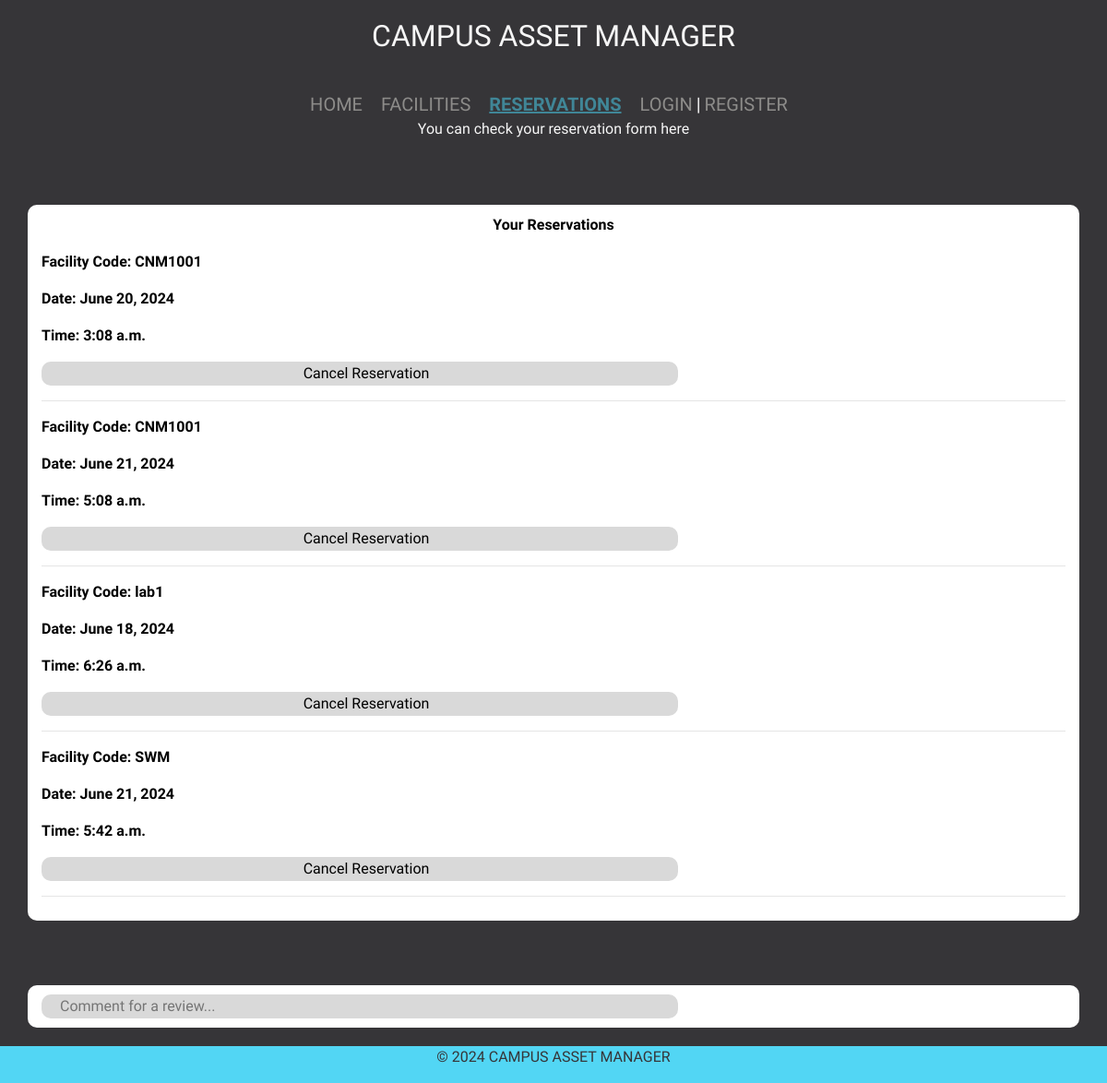
/reservations/, run on an earlier commit of the app's database.
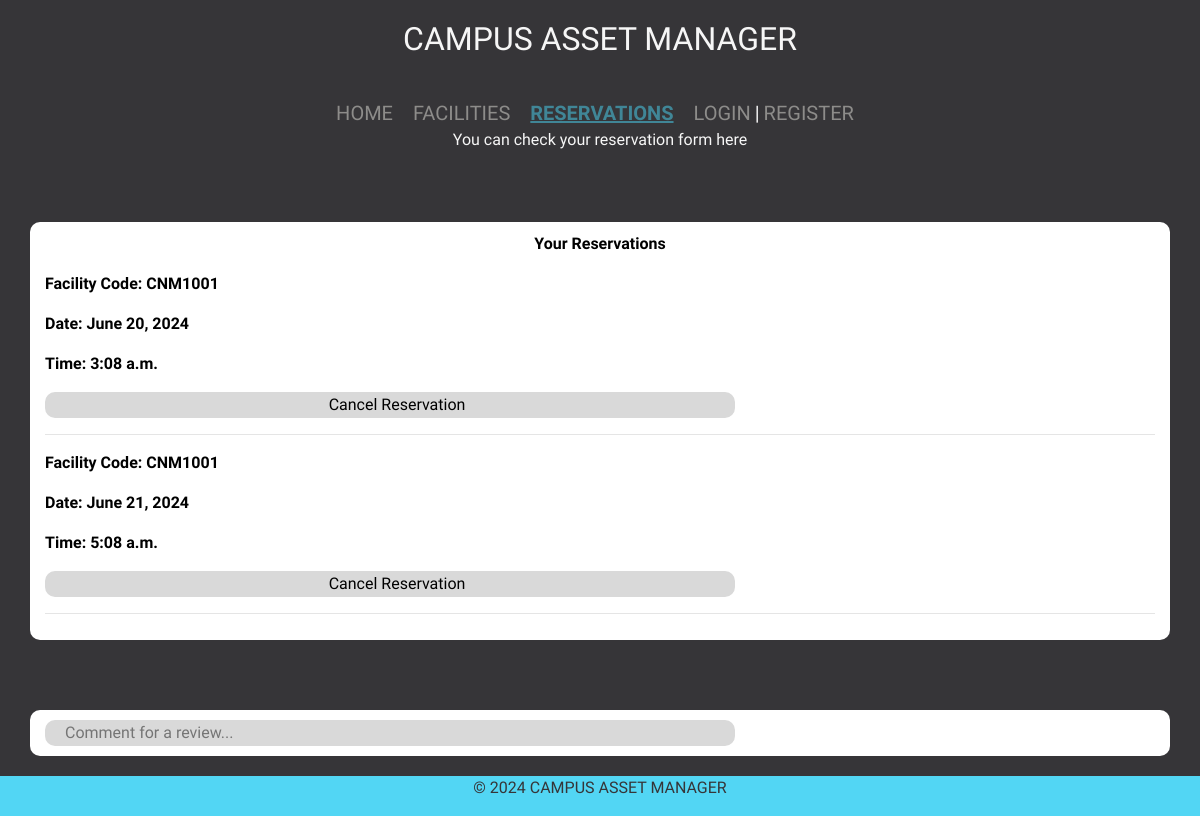
And on a later commit of the database.
### main/models.py (models this page shows, shortened)
class Reservation(models.Model):
    class_code = models.CharField(max_length=10, default='')
    date = models.DateField()
    time = models.TimeField()
    guests = models.IntegerField()
    special_requests = models.TextField(blank=True)
    is_cancelled = models.BooleanField(default=False)

### main/views.py (the view)
# urls.py: path('reservations/', views.reservations, name='reservations'),
def reservations(request):
    if request.method == 'POST':
        form = ReservationForm(request.POST)
        if form.is_valid():
            form.save()
            return redirect('reservations')
    else:
        form = ReservationForm()
    reservations = Reservation.objects.all()
    return render(request, 'main/reservations.html', {'form': form, 'reservations': reservations})

### main/forms.py
class ReservationForm(forms.ModelForm):
    class Meta:
        model = Reservation
        fields = ['class_code', 'date', 'time', 'guests', 'special_requests']

### main/templates/main/reservations.html (shortened to what this page needs)
{% extends 'main/base.html' %}
{% load static %}
{% block content %}
<head>
    <link rel="stylesheet" href="{% static 'css/reservations.css' %}">
</head>
<body>
    <p class="fun">You can check your reservation form here</p>
    <div class="container">
        <div>
            <p style="text-align: center;">Your Reservations</p>
            {% for reservation in reservations %}
            <p><strong>Facility Code:</strong> {{ reservation.class_code }}</p>
            <p><strong>Date:</strong> {{ reservation.date }}</p>
            <p><strong>Time:</strong> {{ reservation.time }}</p>
            {% if not reservation.is_cancelled %}
            <form action="{% url 'cancel_reservation' reservation.pk %}" method="post">
                <input type="submit" value="Cancel Reservation">
            </form>
            {% else %}
            <p><strong>Status:</strong> Cancelled</p>
            {% endif %}
            <hr>
            {% endfor %}
        </div>
    </div>
    <div class="container">
        <input type="text" placeholder="Comment for a review...">
    </div>
{% endblock %}

What changed in the data, as far as the page shows it:
removed Reservation: class_code "lab1", date "June 18, 2024", time "6:26 a.m."
removed Reservation: class_code "SWM", date "June 21, 2024", time "5:42 a.m."
